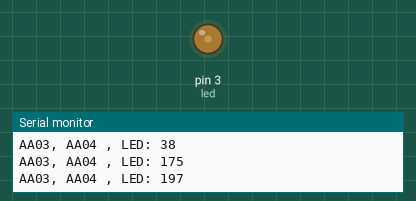
The sketch below on a simulated Arduino Uno, built with avr-gcc and run on an emulated ATmega328P. On the bench: output pins drawn as LEDs (lit = HIGH), the last lines printed to the serial monitor. Random numbers use the default seed unless the sketch sets one.

Above: at 0.15 s.
At 19.63 s:
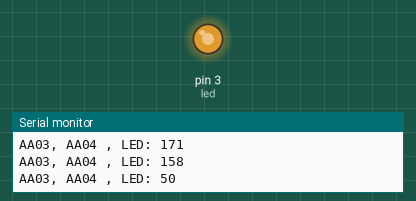
At 25.44 s:
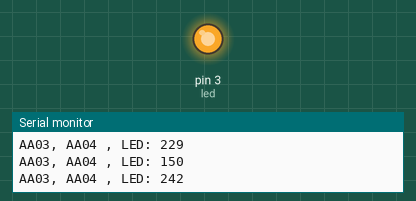
At 39.57 s:
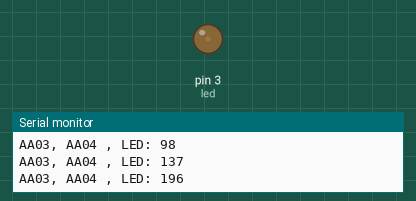
Timing chart, 0 to 40.0 s (numbered marks = the images above):
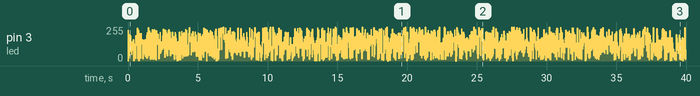

The sketch:

sketch03_pwm_led_serial.ino
```cpp
int pwm = 0;
int led = 3;

void setup() {
  // put your setup code here, to run once:
  Serial.begin(9600);
}

void loop() {
  // put your main code here, to run repeatedly:
  pwm = random(0,255);
  pwmLed(led,pwm);

  Serial.print("AA03, AA04 , LED: ");
  Serial.println(pwm);
  delay(10);
}

void pwmLed(int led, int pwmValue) {
  analogWrite(led, pwmValue);
  delay(10);
}
```
